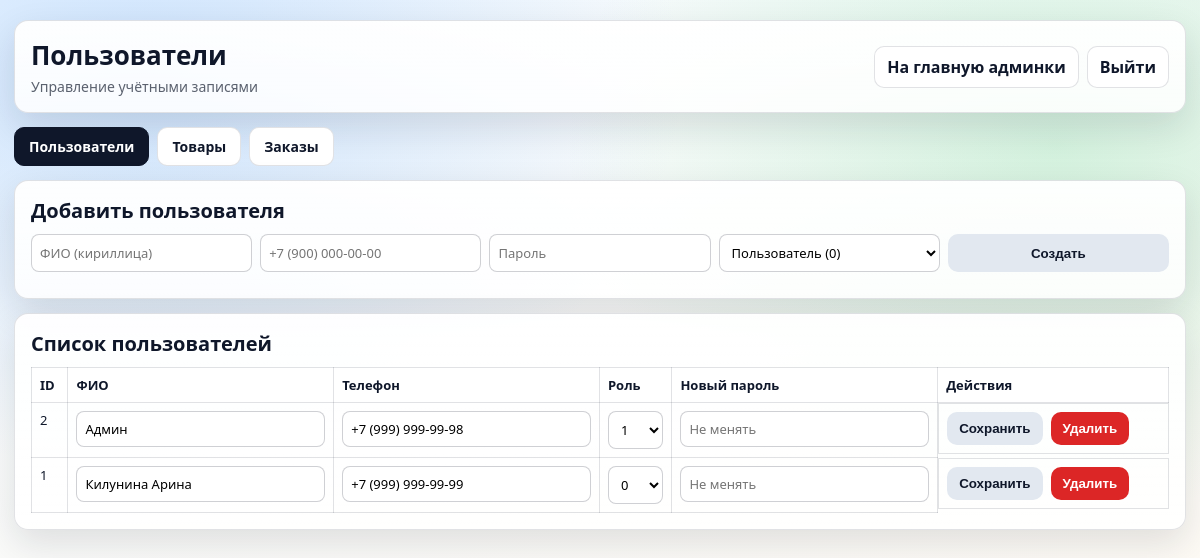
Screenshot of /pages/admin_users.php (signed in) with the database file from the repository.
### tables this page shows
CREATE TABLE `users` (
  `id` int NOT NULL,
  `fio` varchar(255) NOT NULL,
  `phone` varchar(255) NOT NULL,
  `password_hash` varchar(255) NOT NULL,
  `role` tinyint(1) NOT NULL DEFAULT '0'
);

### settings/admin_common.php (called while the page is built, shortened)
<?php
    if (!function_exists('e')) {
        function e(string $value): string
        {
            return htmlspecialchars($value, ENT_QUOTES, 'UTF-8');
        }
    }
?>

### pages/admin_users.php (the view, shortened to what this page needs)
<?php
    require_once __DIR__ . '/../settings/admin_common.php';
    $users = [];
    $usersResult = $mysqli_connection->query("SELECT `id`, `fio`, `phone`, `role` FROM `users` ORDER BY `id` DESC");
    if ($usersResult) {
        while ($row = $usersResult->fetch_assoc()) {
            $users[] = $row;
        }
    }
    require __DIR__ . '/admin_header.php';
?>
<div class="grid">
    <section class="section">
        <h2>Добавить пользователя</h2>
        <form method="POST" class="form-row" id="createUserForm">
            <input name="fio" type="text" placeholder="ФИО (кириллица)" data-fio required>
            <input name="phone" type="tel" placeholder="+7 (900) 000-00-00" data-phone required>
            <input name="password" type="password" placeholder="Пароль" required>
            <select name="role">
                <option value="0">Пользователь (0)</option>
            </select>
            <button type="submit" class="btn btn-primary">Создать</button>
        </form>
    </section>
    <section class="section">
        <h2>Список пользователей</h2>
        <div class="table-wrap">
            <table>
                <thead>
                    <tr>
                        <th>ID</th><th>ФИО</th><th>Телефон</th><th>Роль</th><th>Новый пароль</th><th>Действия</th>
                    </tr>
                </thead>
                <tbody>
                    <?php foreach ($users as $user): ?>
                        <tr>
                            <form method="POST">
                                <td>
                                    <?= (int)$user['id'] ?>
                                </td>
                                <td><input type="text" name="fio" value="<?= e((string)$user['fio']) ?>" data-fio required></td>
                                <td><input type="tel" name="phone" value="<?= e((string)$user['phone']) ?>" data-phone required></td>
                                <td>
                                    <select name="role">
                                        <option value="0" <?= (int)$user['role'] === 0 ? 'selected' : '' ?>>0</option>
                                        <option value="1" <?= (int)$user['role'] === 1 ? 'selected' : '' ?>>1</option>
                                    </select>
                                </td>
                                <td><input type="password" name="password" placeholder="Не менять"></td>
                                <td class="actions">
                                    <button class="btn btn-primary" type="submit" name="action" value="update">Сохранить</button>
                                    <button class="btn btn-danger" type="submit" name="action" value="delete" onclick="return confirm('Удалить пользователя?')">Удалить</button>
                                </td>
                            </form>
                        </tr>
                    <?php endforeach; ?>
                </tbody>
            </table>
        </div>
    </section>
</div>
<?php require __DIR__ . '/admin_footer.php'; ?>

### pages/admin_header.php (style rules this page uses)
:root { --bg1:#f6fbff; --bg2:#fffaf2; --stroke:rgba(15, 23, 42, .12); --text:#0f172a; --muted:rgba(15, 23, 42, .68); --accent:#22c55e; --accent2:#60a5fa; --danger:#dc2626; --shadow:0 14px 36px rgba(15, 23, 42, .12); --radius:14px; }
* { box-sizing:border-box }
body { margin:0; font-family:system-ui, -apple-system, Segoe UI, Roboto, Arial, "Noto Sans", "Helvetica Neue", sans-serif; color:var(--text); background: radial-gradient(900px 650px at 12% 10%, rgba(96,165,250,.28), transparent 60%), radial-gradient(820px 620px at 88% 18%, rgba(34,197,94,.18), transparent 60%), linear-gradient(160deg, var(--bg1), var(--bg2)); min-height:100vh; padding:20px 14px 28px; }
.header,.section { border:1px solid var(--stroke); border-radius:var(--radius); background:linear-gradient(180deg, rgba(255,255,255,.95), rgba(255,255,255,.86)); box-shadow:var(--shadow); padding:16px; }
.actions { display:flex;gap:8px;flex-wrap:wrap }
.btn { appearance:none; border:1px solid var(--stroke); border-radius:10px; background:#fff; color:var(--text); text-decoration:none; padding:9px 12px; font-weight:700; cursor:pointer; display:inline-block; }
.btn-primary { border:none; background:#e2e8f0; box-shadow:none; }
.btn-danger { border:none; background:var(--danger); color:#fff; }
.grid { display:grid; grid-template-columns:1fr; gap:14px; margin-top:14px; }
.section h2 { margin:0 0 10px;font-size:20px }
.table-wrap { overflow:auto }
table { width:100%;border-collapse:collapse;font-size:13px }
th,td { border:1px solid var(--stroke);padding:8px;vertical-align:top }
th { background:rgba(255,255,255,.85);text-align:left }
input,select { width:100%; padding:8px; border-radius:8px; border:1px solid rgba(15,23,42,.2); background:#fff; font-family:inherit; font-size:13px; }
.form-row { display:grid; grid-template-columns:repeat(auto-fit,minmax(170px,1fr)); gap:8px; margin-bottom:10px; }

### rows the page displays
users: id "2", fio "Админ", phone "+7 (999) 999-99-98", role "1"
users: id "1", fio "Килунина Арина", phone "+7 (999) 999-99-99", role "0"

### other values shown
$adminPageTitle "Пользователи"
$adminPageSubtitle "Управление учётными записями"
